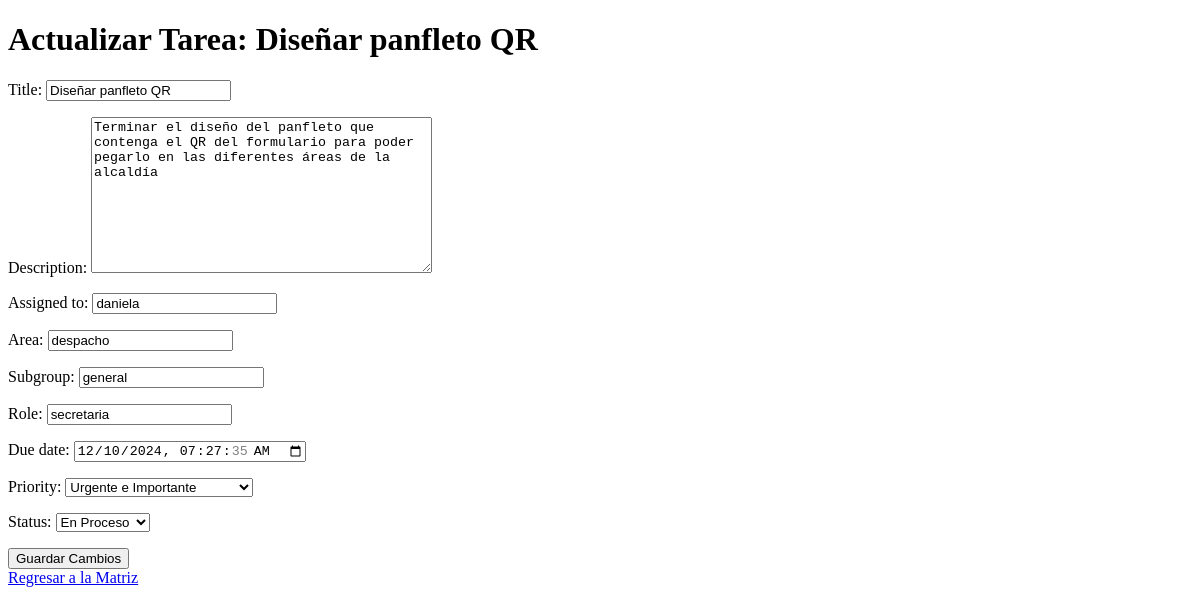
Before: /update-task/6/ (signed in) with the older database file.
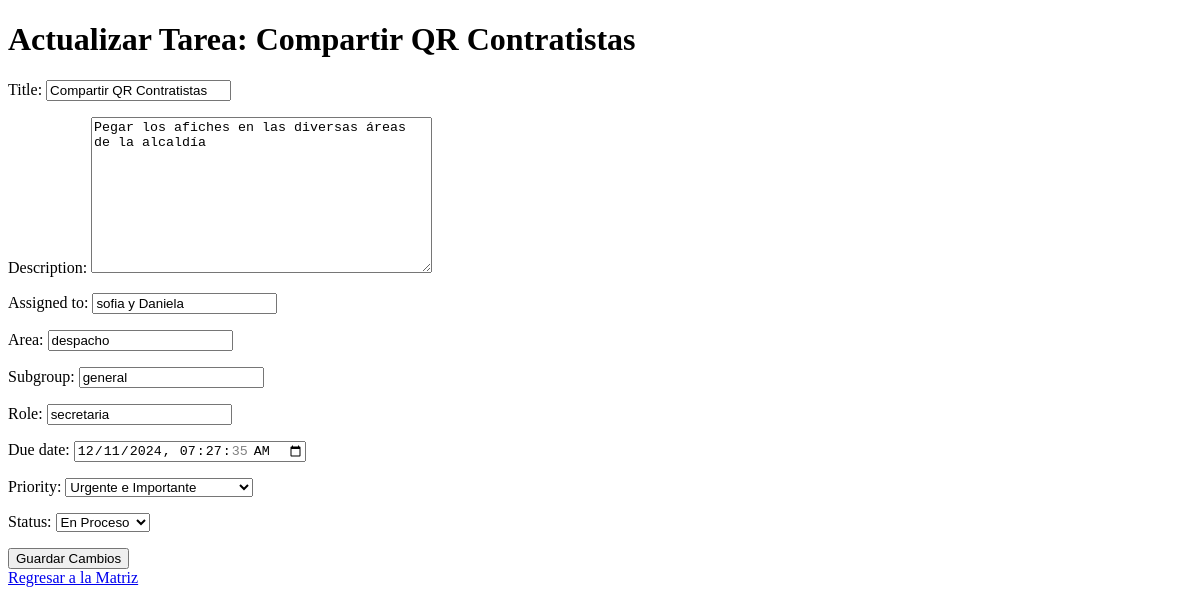
After: the same page with the newer database file.
### taskmanager/models.py (models this page shows, shortened)
class Task(models.Model):
    PRIORITY_CHOICES = [
        ('UI', 'Urgente e Importante'),
        ('NI', 'No Importante pero Urgente'),
        ('IN', 'Importante pero No Urgente'),
        ('NN', 'No Importante ni Urgente'),
    ]
    STATUS_CHOICES = [
        ('completed', 'Completado'),
        ('in_progress', 'En Proceso'),
    ]
    title = models.CharField(max_length=100)
    description = models.TextField()
    assigned_to = models.CharField(max_length=100)
    area = models.CharField(max_length=100)
    subgroup = models.CharField(max_length=100)
    role = models.CharField(max_length=100)
    start_date = models.DateTimeField(auto_now_add=True)
    due_date = models.DateTimeField()
    priority = models.CharField(max_length=2, choices=PRIORITY_CHOICES)
    status = models.CharField(
        max_length=20,
        choices=STATUS_CHOICES,
        default='in_progress'
    )

### taskmanager/views.py (the view)
# urls.py: path('update-task/<int:task_id>/', login_required(task_views.update_task_view), name='update_task'),
@login_required
def update_task_view(request, task_id):
    task = get_object_or_404(Task, id=task_id)
    old_values = {field.name: getattr(task, field.name) for field in task._meta.fields}
    if request.method == 'POST':
        form = TaskForm(request.POST, instance=task)
        if form.is_valid():
            form.save()
            changes = [
                f"{field}: '{old_value}' → '{getattr(task, field)}'"
                for field, old_value in old_values.items()
                if old_value != getattr(task, field)
            ]
            AuditLog.objects.create(
                user=request.user,
                action="update",
                task=task,
                timestamp=now(),
                description=f"Tarea actualizada: {', '.join(changes)}" if changes else "No se realizaron cambios"
            )
            return redirect('matrix')
    else:
        form = TaskForm(instance=task)
    return render(request, 'update_task.html', {'form': form, 'task': task})

### taskmanager/forms.py
class TaskForm(forms.ModelForm):
    due_date = forms.DateTimeField(
        widget=forms.DateTimeInput(attrs={'type': 'datetime-local'}),
        initial=now
    )
    class Meta:
        model = Task
        fields = [
            'title', 'description', 'assigned_to', 'area', 'subgroup',
            'role', 'due_date', 'priority', 'status'
        ]

### templates/update_task.html (shortened to what this page needs)
<!DOCTYPE html>
<html lang="en">
<head>
</head>
<body>
    <h1>Actualizar Tarea: {{ task.title }}</h1>
    <form method="post">
        {{ form.as_p }}
        <button type="submit">Guardar Cambios</button>
    </form>
    <a href="{% url 'matrix' %}">Regresar a la Matriz</a>
</body>
</html>

Changed rows visible on the page:
changed Task "despacho": title "Diseñar panfleto QR" → "Compartir QR Contratistas"; description "Terminar el diseño del panfleto que contenga el QR del formulario para poder pegarlo en las diferentes áreas de la alcaldía" → "Pegar los afiches en las diversas áreas de la alcaldía"; assigned_to "daniela" → "sofia y Daniela"; due_date "12/10/2024 07:27:35" → "12/11/2024 07:27:35"
